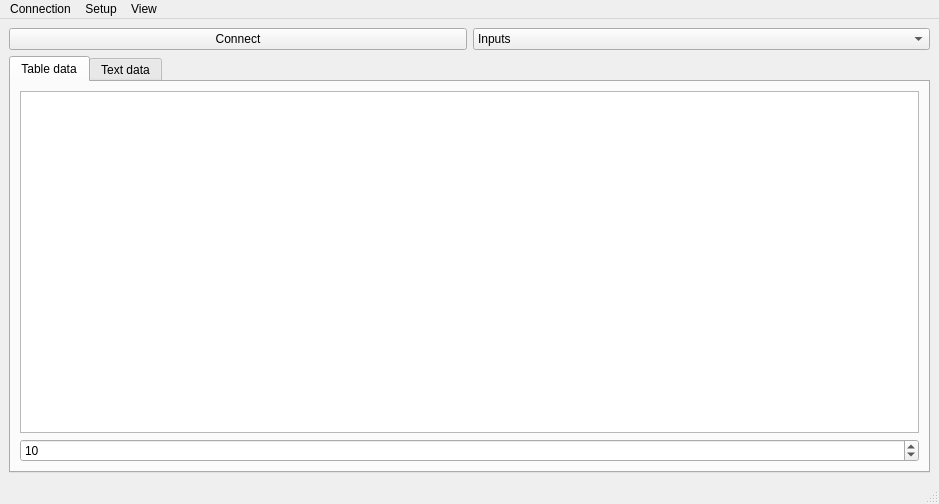
<?xml version="1.0" encoding="UTF-8"?>
<ui version="4.0">
 <class>DeviceWidget</class>
 <widget class="QMainWindow" name="DeviceWidget">
  <property name="geometry">
   <rect>
    <x>0</x>
    <y>0</y>
    <width>939</width>
    <height>504</height>
   </rect>
  </property>
  <property name="windowTitle">
   <string>MainWindow</string>
  </property>
  <widget class="QWidget" name="centralwidget">
   <layout class="QGridLayout" name="gridLayout">
    <item row="0" column="0">
     <layout class="QVBoxLayout" name="verticalLayout">
      <item>
       <layout class="QHBoxLayout" name="horizontalLayout">
        <item>
         <widget class="QPushButton" name="pushButtonConnect">
          <property name="text">
           <string>Connect</string>
          </property>
         </widget>
        </item>
        <item>
         <widget class="QComboBox" name="comboBox">
          <item>
           <property name="text">
            <string>Inputs</string>
           </property>
          </item>
          <item>
           <property name="text">
            <string>Coils</string>
           </property>
          </item>
          <item>
           <property name="text">
            <string>Input Registers</string>
           </property>
          </item>
          <item>
           <property name="text">
            <string>Holding Registers</string>
           </property>
          </item>
         </widget>
        </item>
       </layout>
      </item>
      <item>
       <widget class="QTabWidget" name="tabWidget">
        <property name="currentIndex">
         <number>0</number>
        </property>
        <widget class="QWidget" name="TableTab">
         <attribute name="title">
          <string>Table data</string>
         </attribute>
         <layout class="QGridLayout" name="gridLayout_2">
          <item row="0" column="0">
           <widget class="QTableView" name="tableView"/>
          </item>
          <item row="1" column="0">
           <widget class="QSpinBox" name="spinBox">
            <property name="minimum">
             <number>1</number>
            </property>
            <property name="value">
             <number>10</number>
            </property>
           </widget>
          </item>
         </layout>
        </widget>
        <widget class="QWidget" name="PlatTextTab">
         <attribute name="title">
          <string>Text data</string>
         </attribute>
         <layout class="QGridLayout" name="gridLayout_3">
          <item row="0" column="2">
           <layout class="QVBoxLayout" name="verticalLayout_2">
            <item>
             <widget class="QPlainTextEdit" name="plainTextEdit">
              <property name="readOnly">
               <bool>true</bool>
              </property>
             </widget>
            </item>
            <item>
             <widget class="QPushButton" name="pushButtonClear">
              <property name="text">
               <string>Clear</string>
              </property>
             </widget>
            </item>
           </layout>
          </item>
         </layout>
        </widget>
       </widget>
      </item>
     </layout>
    </item>
   </layout>
  </widget>
  <widget class="QMenuBar" name="menubar">
   <property name="geometry">
    <rect>
     <x>0</x>
     <y>0</y>
     <width>939</width>
     <height>20</height>
    </rect>
   </property>
   <widget class="QMenu" name="menuConnection">
    <property name="title">
     <string>Connection</string>
    </property>
    <addaction name="actionConnection"/>
    <addaction name="actionDisconnection"/>
   </widget>
   <widget class="QMenu" name="menuSetup">
    <property name="title">
     <string>Setup</string>
    </property>
    <addaction name="actionForce_coils"/>
    <addaction name="actionPreset_Regs"/>
    <addaction name="actionUser_msg"/>
   </widget>
   <widget class="QMenu" name="menuView">
    <property name="title">
     <string>View</string>
    </property>
    <addaction name="actionBinary"/>
    <addaction name="actionHex"/>
   </widget>
   <addaction name="menuConnection"/>
   <addaction name="menuSetup"/>
   <addaction name="menuView"/>
  </widget>
  <widget class="QStatusBar" name="statusbar"/>
  <action name="actionConnection">
   <property name="text">
    <string>Connect</string>
   </property>
  </action>
  <action name="actionCapture">
   <property name="text">
    <string>Capture</string>
   </property>
  </action>
  <action name="actionClose">
   <property name="text">
    <string>Close</string>
   </property>
  </action>
  <action name="actionForce_coils">
   <property name="text">
    <string>Force coils</string>
   </property>
  </action>
  <action name="actionPreset_Regs">
   <property name="text">
    <string>Preset Regs</string>
   </property>
  </action>
  <action name="actionUser_msg">
   <property name="text">
    <string>User msg</string>
   </property>
  </action>
  <action name="actionBinary">
   <property name="text">
    <string>Binary</string>
   </property>
  </action>
  <action name="actionHex">
   <property name="text">
    <string>Hex</string>
   </property>
  </action>
  <action name="actionDisconnection">
   <property name="text">
    <string>Disconnect</string>
   </property>
  </action>
 </widget>
 <resources/>
 <connections/>
</ui>
